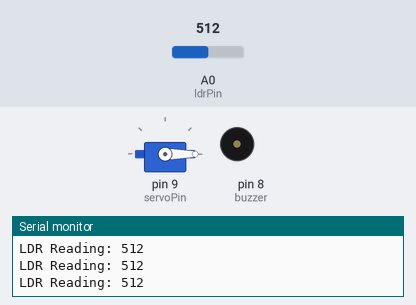
A sketch run on a simulated Arduino Uno, built with avr-gcc and run on an emulated ATmega328P. Parts: servo, buzzer (waves = sounding, pin HIGH), the last lines printed to the serial monitor. Inputs (shaded band) come from the test bench; at power-on: A0 (ldrPin) = 512.

Above: at 1.2 s.
1.3 s: A0 (ldrPin) set to 490
At 1.8 s:
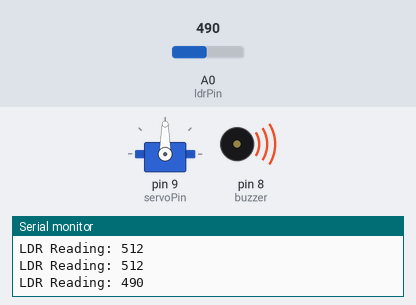
4.3 s: A0 (ldrPin) set to 510
At 4.8 s:
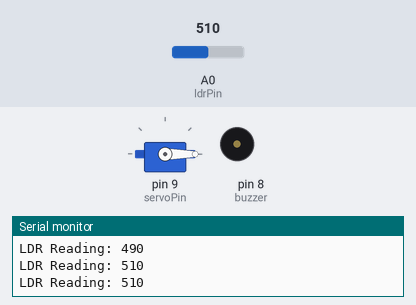
5.8 s: A0 (ldrPin) set to 306
At 8.6 s:
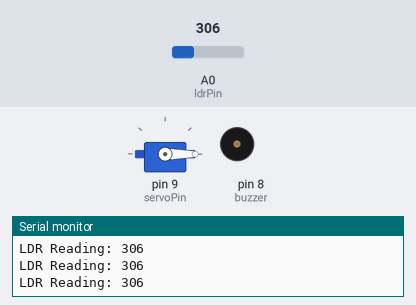
8.8 s: A0 (ldrPin) set to 511
At 9.5 s:
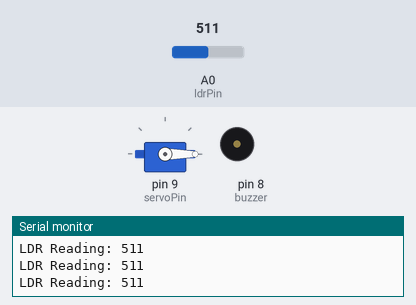
Timing chart, 0 to 11.3 s (numbered marks = the images above; inputs shaded):
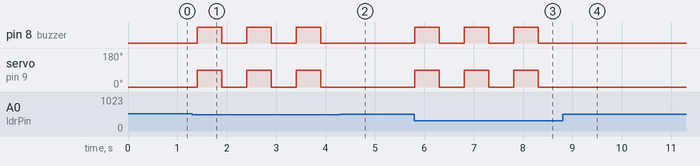

Measured:
- the behaviour switches between 500 and 499 on A0 (ldrPin) (found by bisection; images 0 and 1)
- after the input at 1.3 s, pin 8 (buzzer): alternates HIGH for 0.50 s and LOW for 0.50 s, starting after 0.10 s; servo on pin 9 (servoPin): alternates 90° for 0.50 s and 0° for 0.50 s, starting after 0.10 s
- after the input at 4.3 s, pin 8 (buzzer): stays LOW (without the input it goes to HIGH after 0.10 s); servo on pin 9 (servoPin): stays 0° (without the input it goes to 90° after 0.10 s)
- after the input at 5.8 s, pin 8 (buzzer): alternates HIGH for 0.50 s and LOW for 0.50 s, starting at once; servo on pin 9 (servoPin): alternates 90° for 0.50 s and 0° for 0.50 s, starting at once
- after the input at 8.8 s, pin 8 (buzzer): stops changing and stays LOW; servo on pin 9 (servoPin): stops changing and stays 0°

The sketch:

day-03.ino
```cpp
#include <Servo.h>

const int ldrPin = A0;
const int buzzer = 8;
const int servoPin = 9;

int threshold = 500; // Temporary threshold
Servo myServo;

void setup() {
  Serial.begin(9600);       // Start Serial Monitor
  pinMode(buzzer, OUTPUT);
  myServo.attach(servoPin);
  myServo.write(0);
}

void loop() {
  int ldrValue = analogRead(ldrPin);

  // Print live value to computer screen
  Serial.print("LDR Reading: ");
  Serial.println(ldrValue);

  if (ldrValue < threshold) {
    myServo.write(90);
    digitalWrite(buzzer, HIGH);

    delay(500);

    digitalWrite(buzzer, LOW);
    myServo.write(0);

    delay(500);
  } else {
    delay(200);
  }
}
```
